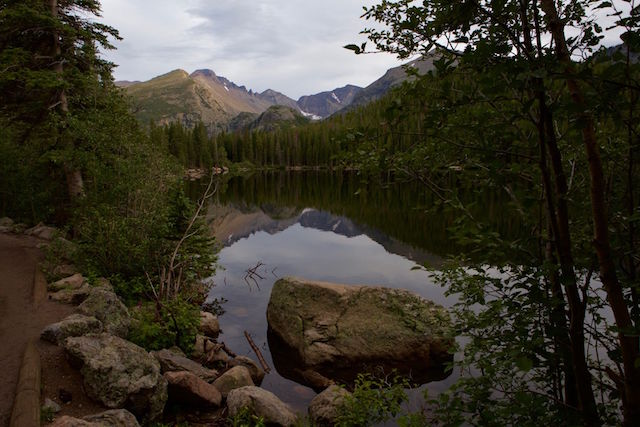
#> input picture SampleImages/bearLake.jpg, 640 x 427 px
$ python -i hw3Code.py   (imports and definitions only)
#> lines starting #> are read from the running program, lines starting #| are printed output that depends on the picture; after the words box and inside, x2 and y2 are one past the last pixel; in counts of white or black regions, pixels touching at a corner belong together
#> further down, picture is the input picture: shape (427, 640, 3); mean B, G, R 46.6, 57.7, 62.2
"""
File: hw3Code.py

This file contains the functions for Homework 3, along with some sample tests.

Fall 2025
Author: Susan Fox
"""

# TODO: Add your name as author of this code file


import random
import cv2
import numpy as np


# ----------------------------------------------------------------------------------------------------------------
# Question 1


# TODO: Put your definition of bubbleMix here


# ----------------------------------------------------------------------------------------------------------------
# Question 2


# TODO: Replace each of the TODO comments below by a comment that describes either
# TODO: the function or the lines that follow. More details are in the instructions


# [156 lines left out: functions getBox, initCanvas, onTarget, moveTarget, showFinal, findBall and 1 more, not called in this run]

# TODO: Put your definitions of adjustHue, adjustSat, and adjustVal below here


# ----------------------------------------------------------------------------------------------------------------
# Question 4

# TODO: Write your pseudocode for this question in the triple-quoted string below


"""
Algorithm morphVideo(source)


"""


# ----------------------------------------------------------------------------------------------------------------
# Question 5


# TODO: Modify the camshift2 function below to track two objects (of different colors)

# [28 lines left out: function camshift2, not called in this run]


def makeHueHist(refImage):
    """Takes in a reference image, and it builds a histogram of its hue values. It masks away low value or
    low saturation pixels, leaving them out of the histogram. It normalizes the values in the histogram so that
    the max value is 255, letting us map from histogram values directly to brightness values in the back projection.
    It returns the histogram it created."""
    hsvRef = cv2.cvtColor(refImage, cv2.COLOR_BGR2HSV)
#> hsvRef: shape (427, 640, 3); mean H, S, V 42.5, 138.9, 64.3
    maskedHistIm = cv2.inRange(hsvRef, (0, 60, 32), (180, 255, 255))
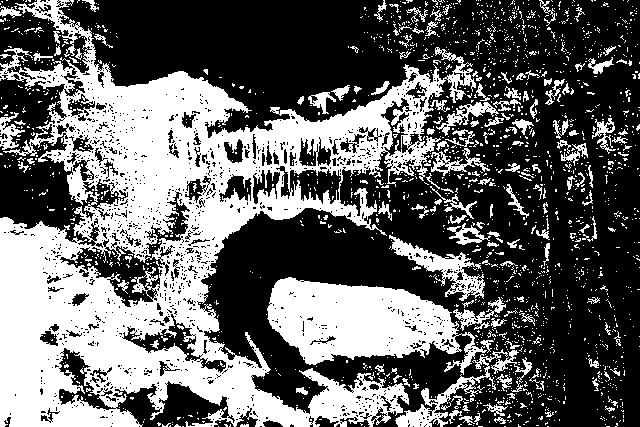
#> maskedHistIm: shape (427, 640); 39.2% white; 1884 white regions (1728 under 20 px), largest, box (x1, y1, x2, y2) and area: (0, 0, 476, 427) 75776, (267, 277, 487, 375) 11906, (389, 235, 485, 301) 1753
    hist = cv2.calcHist([hsvRef], [0], maskedHistIm, [16], [0, 180])
#> hist = [11374, 43072, 44848, 6582, 136, 21, 15, 11, 16, 67, 623, 44, 7, 10, 31, 193]
    cv2.normalize(hist, hist, 0, 255, cv2.NORM_MINMAX)
    hist = hist.reshape(-1)
#> hist = [64.64, 244.9, 255, 37.39, 0.734, 0.0796, 0.0455, 0.0227, 0.0512, 0.341, 3.5, 0.21, 0, 0.0171, 0.136, 1.06]
    show_hist(hist)
    return hist


# [26 lines left out: functions emptyTrackWindow, processFrame, not called in this run]


def show_hist(hist):
    """Takes in the histogram, and displays it in the histogram window."""
    bin_count = hist.shape[0]
#> bin_count = 16
    bin_w = 24
    image = np.zeros((256, bin_count * bin_w, 3), np.uint8)
    for i in range(bin_count):
        h = int(hist[i])
        cv2.rectangle(image,
                      (i * bin_w + 2, 255),
                      ((i + 1) * bin_w - 2, 255 - h),
                      (int(180.0 * i / bin_count), 255, 255),
                      -1)
#> this loop made 16 passes
#> h on passes 1 to 12: 64, 244, 255, 37, 0, 0, 0, 0, 0, 0, 3, 0
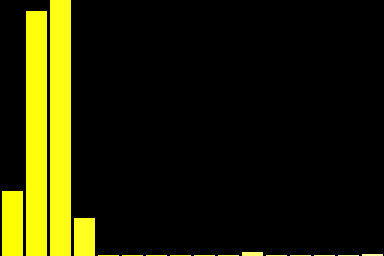
#> image: shape (256, 384, 3); mean of channels 0, 1, 2 2.4, 33.8, 33.8; drawn as B, G, R
    image = cv2.cvtColor(image, cv2.COLOR_HSV2BGR)
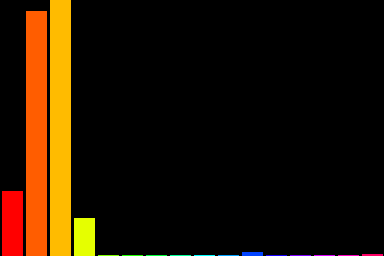
#> image: shape (256, 384, 3); mean B, G, R 0.6, 17.5, 33
    cv2.imshow('histogram', image)


# ----------------------------------------------------------------------------------------------------------------
# Question 6

# TODO: Put a triple-quote string below this and in it write what your goals are for
# TODO: this question: what "vibe", tone, or feeling did you want to create, and how
# TODO: do your choices of transformations achieve that

# TODO: Write your videoVibe program here as defined in the instructions


# ----------------------------------------------------------------------------------------------------------------
# Main script

# TODO: Uncomment the sample calls below to start testing your code (add calls if you like)

# [2 lines not run here, left out]
    # [47 lines of commented-out code are left out]

>>> import cv2
>>> picture = cv2.imread('SampleImages/bearLake.jpg')
>>> result = makeHueHist(picture)
#> result has the same summary as hist in makeHueHist

$ run again, on SampleImages/raspberries.jpg
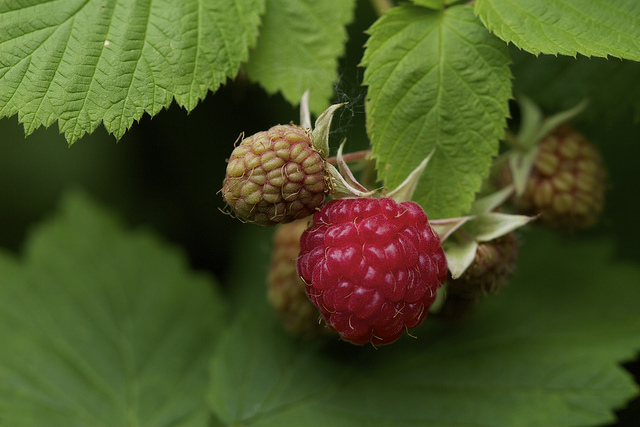
#> input picture SampleImages/raspberries.jpg, 640 x 427 px
#> picture is the input picture: shape (427, 640, 3); mean B, G, R 37.1, 83.8, 73.3
#> hsvRef: shape (427, 640, 3); mean H, S, V 45.6, 162.8, 90.8
#> in makeHueHist, `maskedHistIm = cv2.inRange(hsvRef, (0, 60, 32), (180, 255, 255))`:
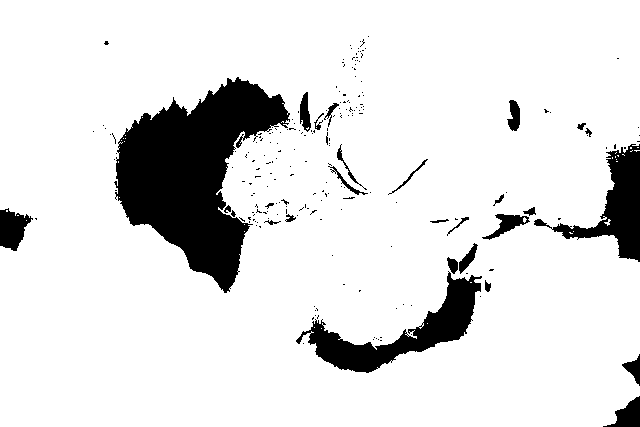
#> maskedHistIm: shape (427, 640); 88.1% white; 218 black regions (190 under 20 px), largest, box (x1, y1, x2, y2) and area: (114, 77, 290, 293) 18712, (296, 271, 482, 373) 5323, (534, 144, 640, 262) 3871
#> in makeHueHist, `hist = cv2.calcHist([hsvRef], [0], maskedHistIm, [16], [0, 180])`: hist = [6114, 13604, 11514, 161587, 35300, 13, 1, 0, 0, 0, 0, 0, 0, 0, 103, 12558]
#> in makeHueHist, `hist = hist.reshape(-1)`: hist = [9.65, 21.47, 18.17, 255, 55.71, 0.0205, 0.00158, 0, 0, 0, 0, 0, 0, 0, 0.163, 19.82]
#> the loop in show_hist, `for i in range(bin_count):` made 16 passes
#> h on passes 1 to 8: 9, 21, 18, 255, 55, 0, 0, 0
#> in show_hist, `image = cv2.cvtColor(image, cv2.COLOR_HSV2BGR)`:
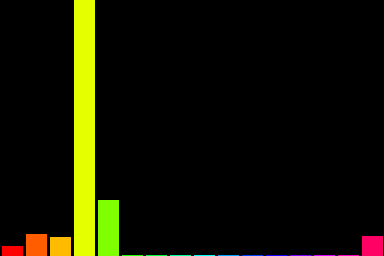
#> image: shape (256, 384, 3); mean B, G, R 0.8, 18.5, 18.1
#> result has the same summary as hist in makeHueHist

$ run again, on SampleImages/selbyWinter.jpg
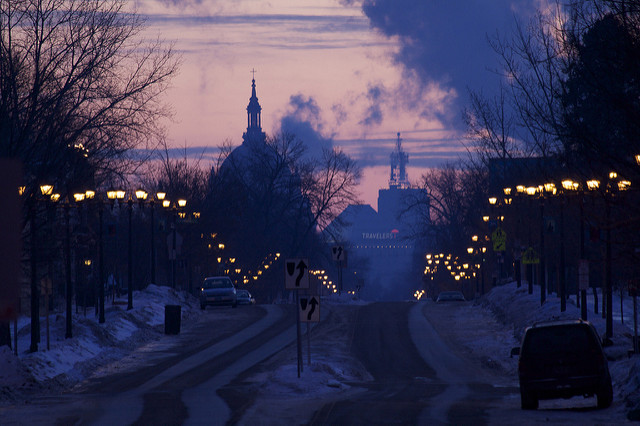
#> input picture SampleImages/selbyWinter.jpg, 640 x 426 px
#> picture is the input picture: shape (426, 640, 3); mean B, G, R 80.9, 53.1, 56.4
#> hsvRef: shape (426, 640, 3); mean H, S, V 121.5, 142.8, 86.1
#> in makeHueHist, `maskedHistIm = cv2.inRange(hsvRef, (0, 60, 32), (180, 255, 255))`:
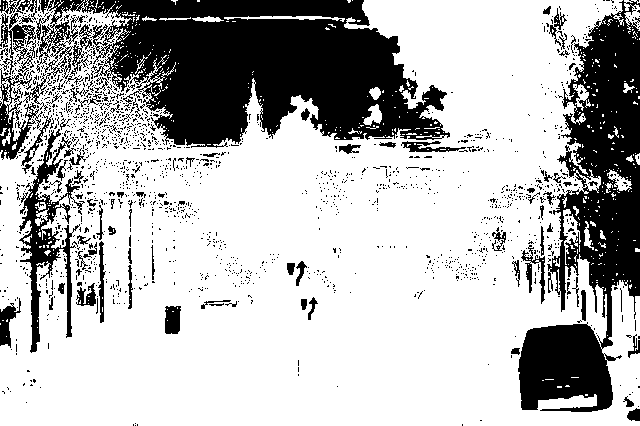
#> maskedHistIm: shape (426, 640); 71.6% white; 1688 black regions (1598 under 20 px), largest, box (x1, y1, x2, y2) and area: (23, 0, 450, 148) 36895, (518, 0, 640, 412) 23399, (19, 129, 85, 353) 3692
#> in makeHueHist, `hist = cv2.calcHist([hsvRef], [0], maskedHistIm, [16], [0, 180])`: hist = [992, 1461, 378, 45, 54, 20, 12, 26, 185, 12922, 146116, 14593, 5260, 2972, 5926, 4149]
#> in makeHueHist, `hist = hist.reshape(-1)`: hist = [1.71, 2.53, 0.639, 0.0576, 0.0733, 0.014, -4.66e-10, 0.0244, 0.302, 22.53, 255, 25.45, 9.16, 5.17, 10.32, 7.22]
#> the loop in show_hist, `for i in range(bin_count):` made 16 passes
#> h on passes 1 to 8: 1, 2, 0, 0, 0, 0, 0, 0
#> in show_hist, `image = cv2.cvtColor(image, cv2.COLOR_HSV2BGR)`:
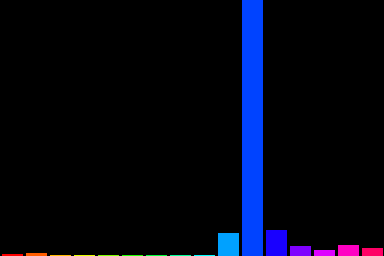
#> image: shape (256, 384, 3); mean B, G, R 18.2, 4.9, 2.1
#> result has the same summary as hist in makeHueHist
